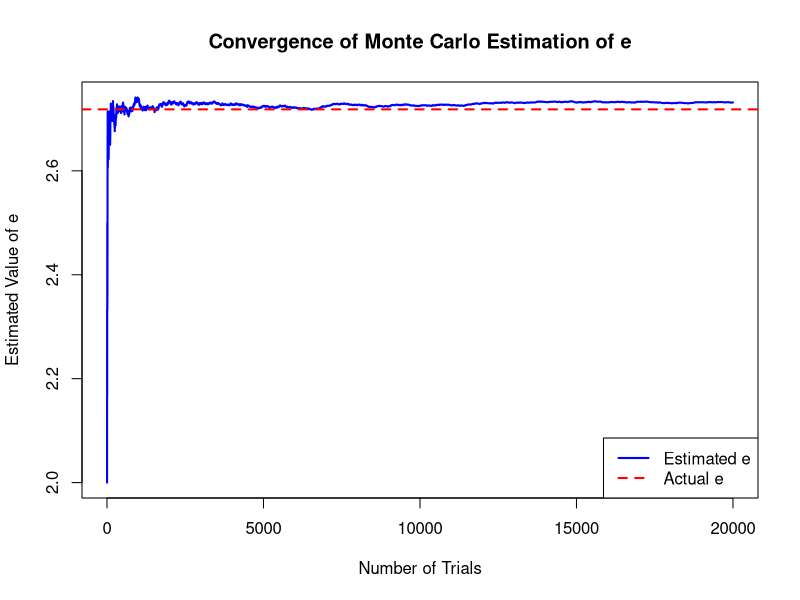

Here is the R script that generated this plot:
#monte carlo estimating e 

e_estimation = function(num_of_trials) { #defining function to estimate e 
  counts = numeric(num_of_trials) #defining the number of counts as the number of trials 
  cumulative_averages <- numeric(num_of_trials) #defining cumulative averages 
  for (i in 1:num_of_trials) { #setting a for loop 
    sum = 0 #initializing sum 
    count = 0 #initializing count 
    
    while (sum <= 1) { #if the sum <= 1, we will add a number between 0 and 1 to the sum 
      sum = sum + runif(1)
      count <- count + 1 #incrementing count
    }
    
    counts[i] <- count
    cumulative_averages[i] <- mean(counts[1:i]) #cum average is the mean of the counts 
  }
    plot(cumulative_averages, type = 'l', col = 'blue', lwd = 2, #plotting graph to see estimated e's behaviour 
         xlab = "Number of Trials", ylab = "Estimated Value of e",
         main = "Convergence of Monte Carlo Estimation of e")
    abline(h = exp(1), col = 'red', lwd = 2, lty = 2)
    legend("bottomright", legend = c("Estimated e", "Actual e"), col = c("blue", "red"), lty = 1:2, lwd = 2)
    
    return(cumulative_averages[num_of_trials])  # Returning the final estimate of e
}
  

set.seed(123) #for reproducility 
num_of_trials = 20000 #setting a large number of trials 
estimated_e = e_estimation(num_of_trials) 
print(estimated_e)





 





